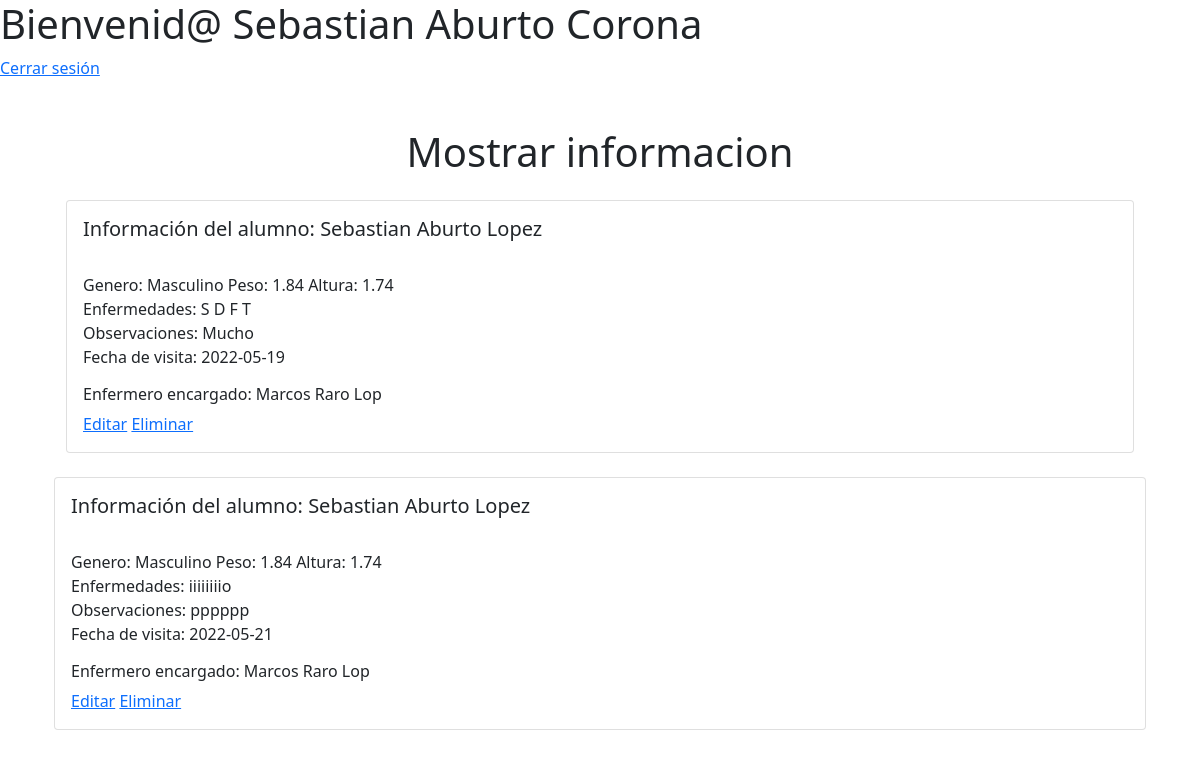
Page /admin/verinformacionalum.php?valor=19307061 (signed in) on the committed database.
### tables this page shows
CREATE TABLE `alumnos` (
  `matricula_alu` varchar(10) NOT NULL,
  `nombre` varchar(50) NOT NULL,
  `apellido_P` varchar(30) NOT NULL,
  `apellido_M` varchar(30) NOT NULL,
  `genero` varchar(20) NOT NULL,
  `inicio_escolar` date NOT NULL,
  `sección` varchar(40) NOT NULL,
  `grado` varchar(3) NOT NULL,
  PRIMARY KEY (`matricula_alu`)
);

CREATE TABLE `datos_enfermeria` (
  `id_datos` int(11) NOT NULL AUTO_INCREMENT,
  `id` int(11) NOT NULL,
  `peso` float NOT NULL,
  `altura` float NOT NULL,
  `enfermedades` varchar(200) NOT NULL,
  `observaciones` varchar(10000) NOT NULL,
  `fecha` date DEFAULT NULL,
  PRIMARY KEY (`id_datos`),
  KEY `id` (`id`),
  CONSTRAINT `datos_enfermeria_ibfk_1` FOREIGN KEY (`id`) REFERENCES `vinculacion_enalu` (`id`) ON DELETE CASCADE ON UPDATE CASCADE
);

CREATE TABLE `enfermero` (
  `id_enfermero` varchar(9) NOT NULL,
  `password` varchar(15) NOT NULL,
  `Nombre` varchar(50) NOT NULL,
  `Apellido_P` varchar(30) NOT NULL,
  `Apellido_M` varchar(30) NOT NULL,
  `Genero` varchar(20) NOT NULL,
  `Teléfono` varchar(15) NOT NULL,
  PRIMARY KEY (`id_enfermero`)
);

### admin/verinformacionalum.php (the view, shortened to what this page needs)
<?php
    $nombre = $_SESSION['nombre'];
?>
<?php
require 'conexion.php';
$matricula_alu = $_GET['valor'];
$query = "SELECT * FROM alumnos INNER JOIN vinculacion_enalu ON alumnos.matricula_alu = vinculacion_enalu.matricula_alu INNER JOIN enfermero ON enfermero.id_enfermero = vinculacion_enalu.id_enfermero INNER JOIN datos_enfermeria ON vinculacion_enalu.id = datos_enfermeria.id WHERE alumnos.matricula_alu = '$matricula_alu'";
$result = mysqli_query($conexion, $query);
?>
<html lang="en">
  <head>
    <link href="https://cdn.jsdelivr.net/npm/bootstrap@5.1.3/dist/css/bootstrap.min.css" rel="stylesheet">
  </head>
  <body>
    <div>
    <h1><?php echo 'Bienvenid@ '.$nombre; ?></h1>
    <a href="salir.php">Cerrar sesión</a>
    </div>
    <div class="container mt-5">
      <div class="row">
        <div class="col-md-12">
          <h1 class="text-center">Mostrar informacion</h1>
          <?php
            while ($registro = mysqli_fetch_array($result)) {
              $nombrecompletoalu = $registro['nombre'] . ' ' . $registro['apellido_P'] . ' ' . $registro['apellido_M'];
              $nombreenfero = $registro['Nombre'] . ' ' . $registro['Apellido_P'] . ' ' . $registro['Apellido_M'];
          ?>
          <div class="container mt-4">
          <div class="card">
            <div class="card-body">
              <h5 class="card-title">Información del alumno: <?php echo $nombrecompletoalu; ?></h5><br>
              <p>Genero: <?php echo $registro['genero']; ?> Peso: <?php echo $registro['peso']; ?> Altura: <?php echo $registro['altura']; ?> <br> Enfermedades: <?php echo $registro['enfermedades']; ?> <br> Observaciones: <?php echo $registro['observaciones']; ?><br> Fecha de visita: <?php echo $registro['fecha']; ?></p>
              <div>
                <h6>Enfermero encargado: <?php echo $nombreenfero; ?></h6>
                <a href="editardatosenfer.php?valor=<?php echo $registro['id_datos'];?>">Editar</a>
                <a href="eliminardatosenfer.php?valor=<?php echo $registro['id_datos'];?>">Eliminar</a>
              </div>
            </div>
          </div>
          </div>
        </div>
      </div>
      <?php
        }?>
  </body>
</html>

### rows in the picture
alumnos: nombrecompletoalu "Sebastian Aburto Lopez", genero "Masculino", datos_enfermeria.peso "1.84", datos_enfermeria.altura "1.74", datos_enfermeria.enfermedades "S D F T", datos_enfermeria.observaciones "Mucho", datos_enfermeria.fecha "2022-05-19", enfermero.Nombre+Apellido_P+Apellido_M "Marcos Raro Lop", datos_enfermeria.enfermedades "iiiiiiiio", datos_enfermeria.observaciones "pppppp", datos_enfermeria.fecha "2022-05-21"
